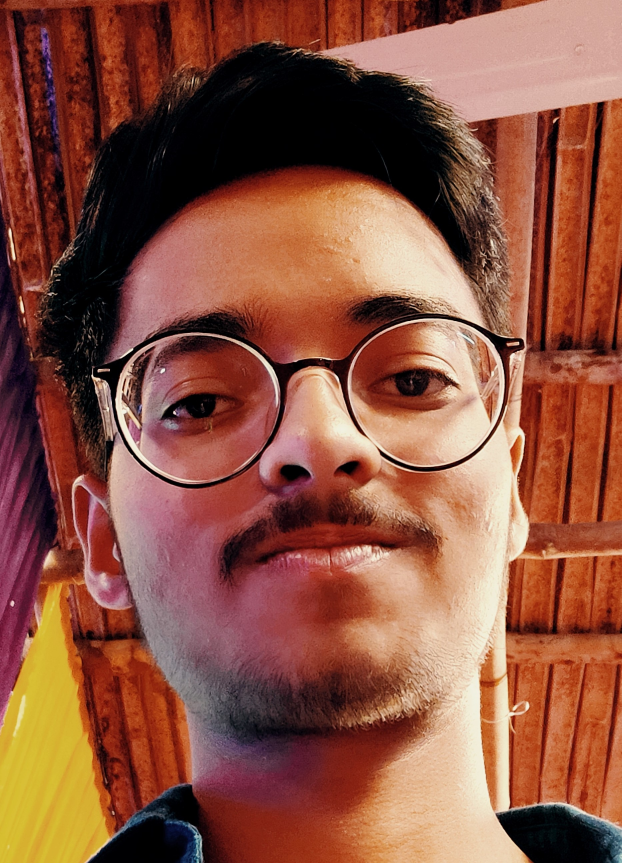
#> input picture Face Recognition/Keras reco/ayush.jpg, 1865 x 2589 px, given in place of the camera (shown at 1/3 size)
$ python f.py
#> lines starting #> are read from the running program, lines starting #| are printed output that depends on the picture
import cv2,time

video= cv2.VideoCapture(0)
face_cascade =cv2.CascadeClassifier("xml\\haarcascade_frontalface_default.xml")
a=1

while True:
    a=a+1
    check, frame=video.read()
#> frame is the input picture: shape (2589, 1865, 3); mean B, G, R 64.9, 83.6, 140.2
    gray=cv2.cvtColor(frame,cv2.COLOR_BGR2GRAY)
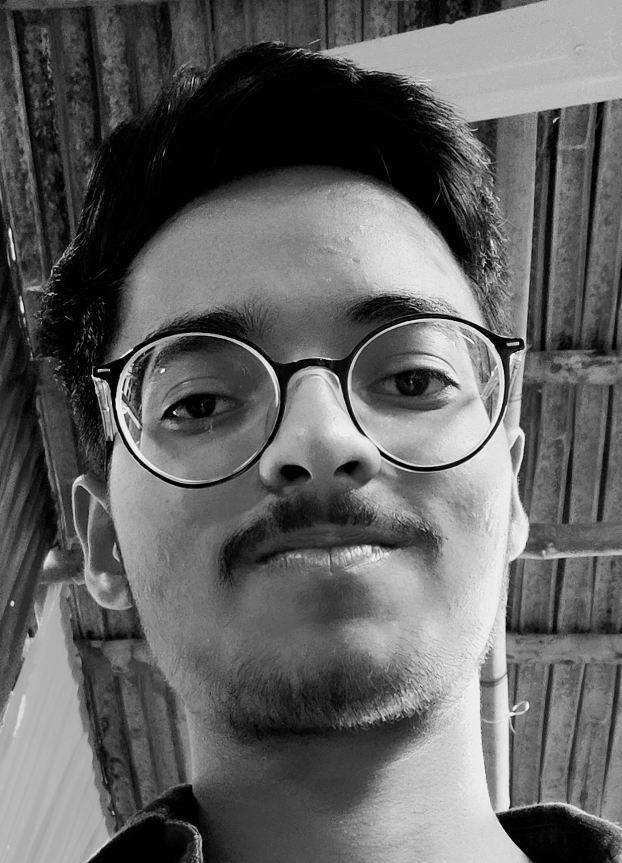
#> gray: shape (2589, 1865) (shown at 1/3 size); min 0, max 247, mean 98.4
    faces=face_cascade.detectMultiScale(gray,1.1,5)
#> faces = [[633, 76, 80, 80], [275, 168, 117, 117], [331, 180, 100, 100], [495, 57, 133, 133], [146, 501, 1553, 1553], [215, 1006, 1551, 1551]]

    for (x, y, w, h )in faces:
        cv2.rectangle(frame, (x, y), (x + w, y + h), (0, 255, 0), 3)
#> this loop made 6 passes
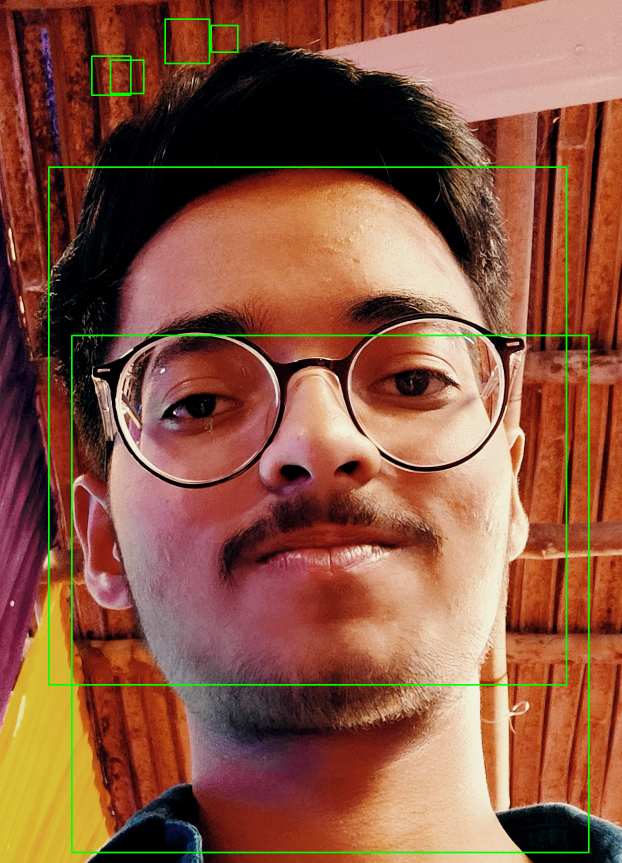
#> frame: shape (2589, 1865, 3) (shown at 1/3 size); mean B, G, R 64.3, 86.3, 138.4
    resize = cv2.resize(frame,(800,600))
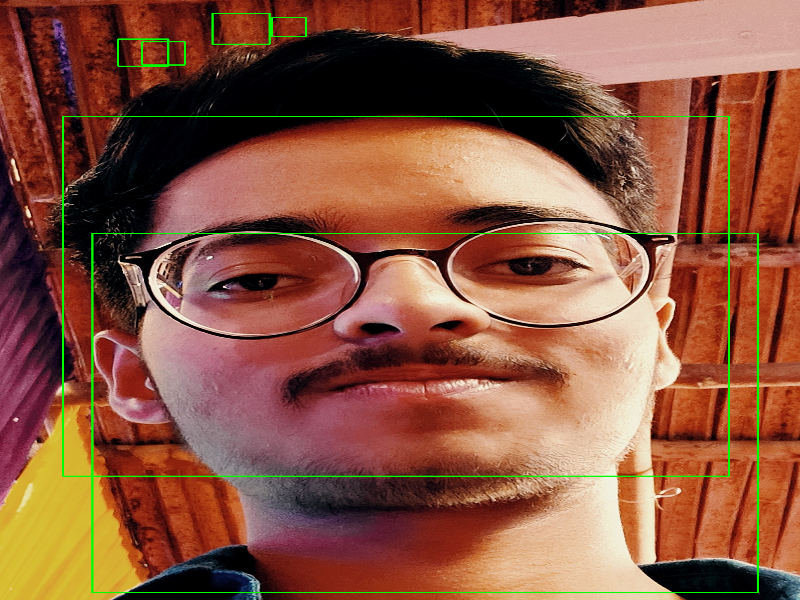
#> resize: shape (600, 800, 3); mean B, G, R 64.2, 86.1, 138.3
    #resize = cv2.resize(frame, (int(frame.shape[1] / 2), int(frame.shape[0] / 2)))
    cv2.imshow("Frame",resize)

    if cv2.waitKey(1)&0xFF == ord('q'):
#> (key q is pressed here)
        break
print(a)
video.release()
cv2.destroyAllWindows()
